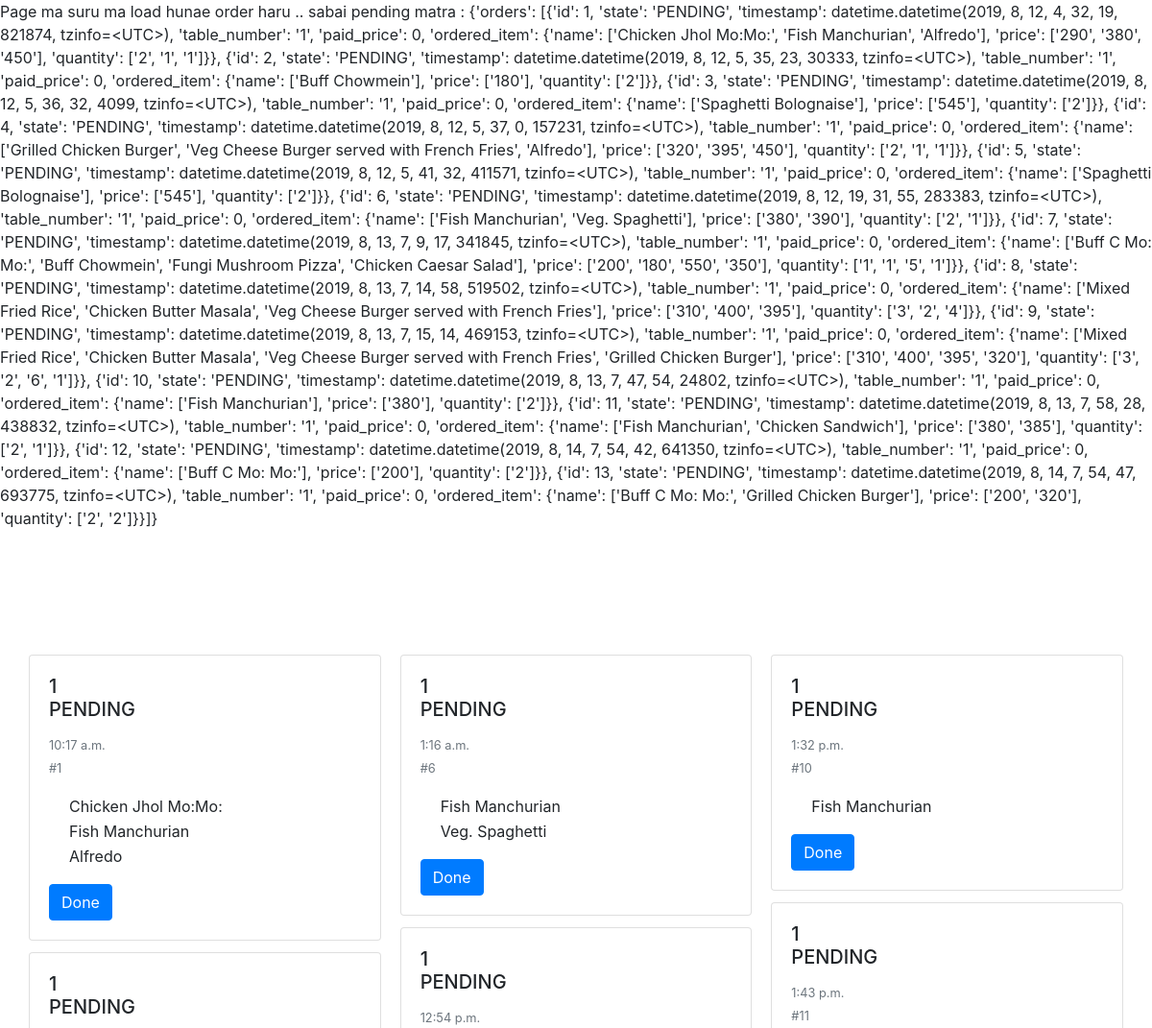
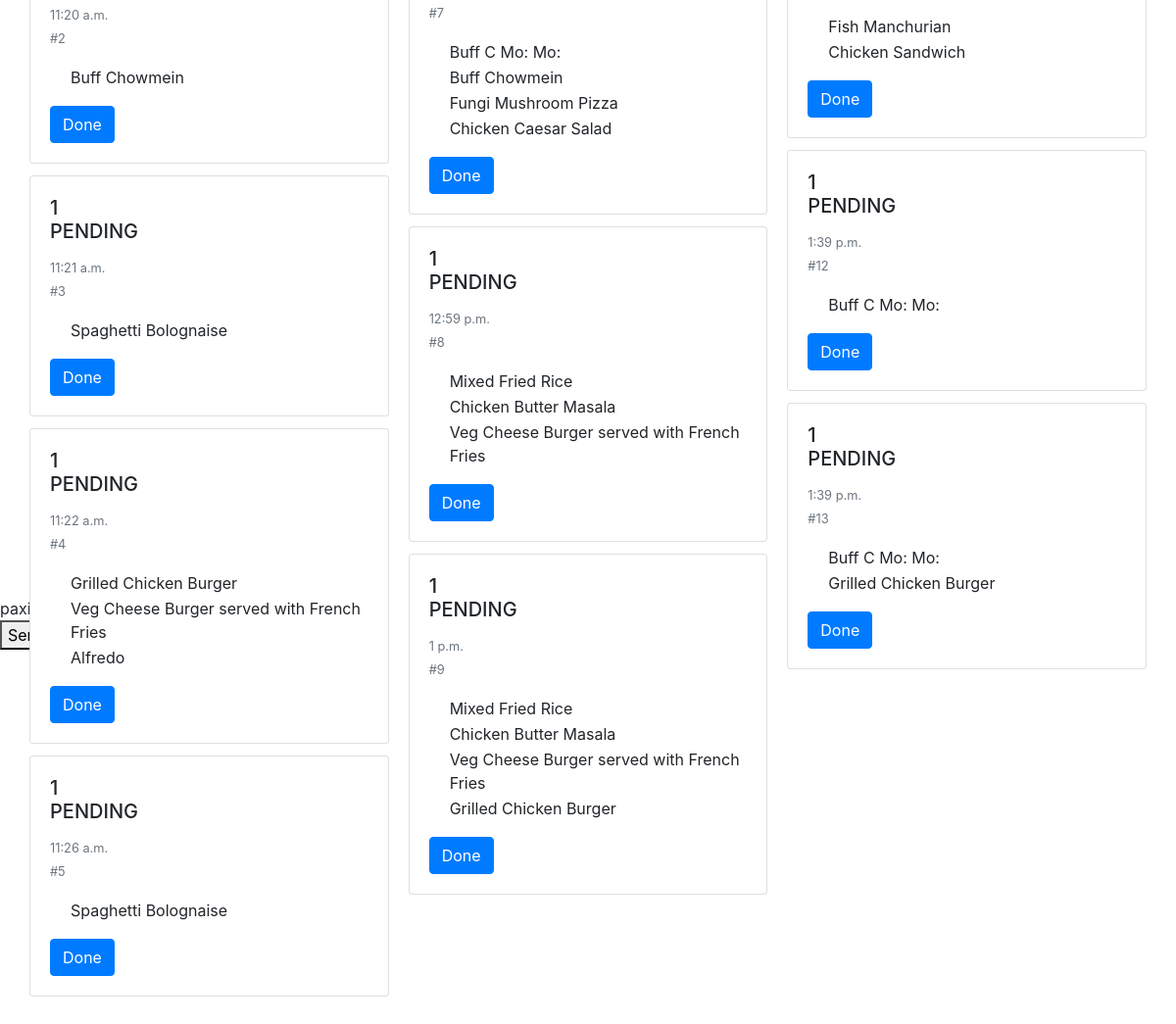
Page /reception/ on the earlier database version (2 pictures, top to bottom).
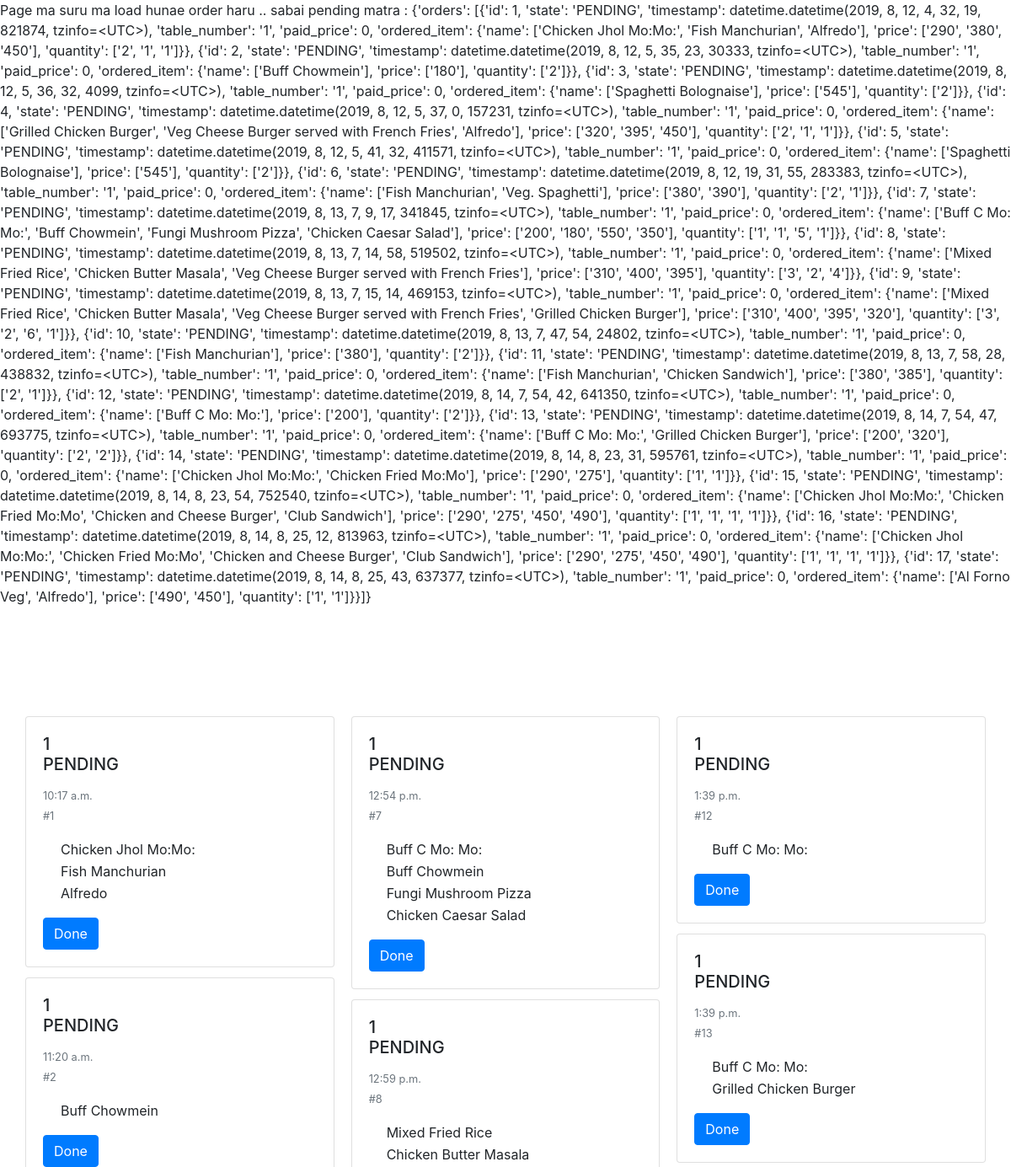
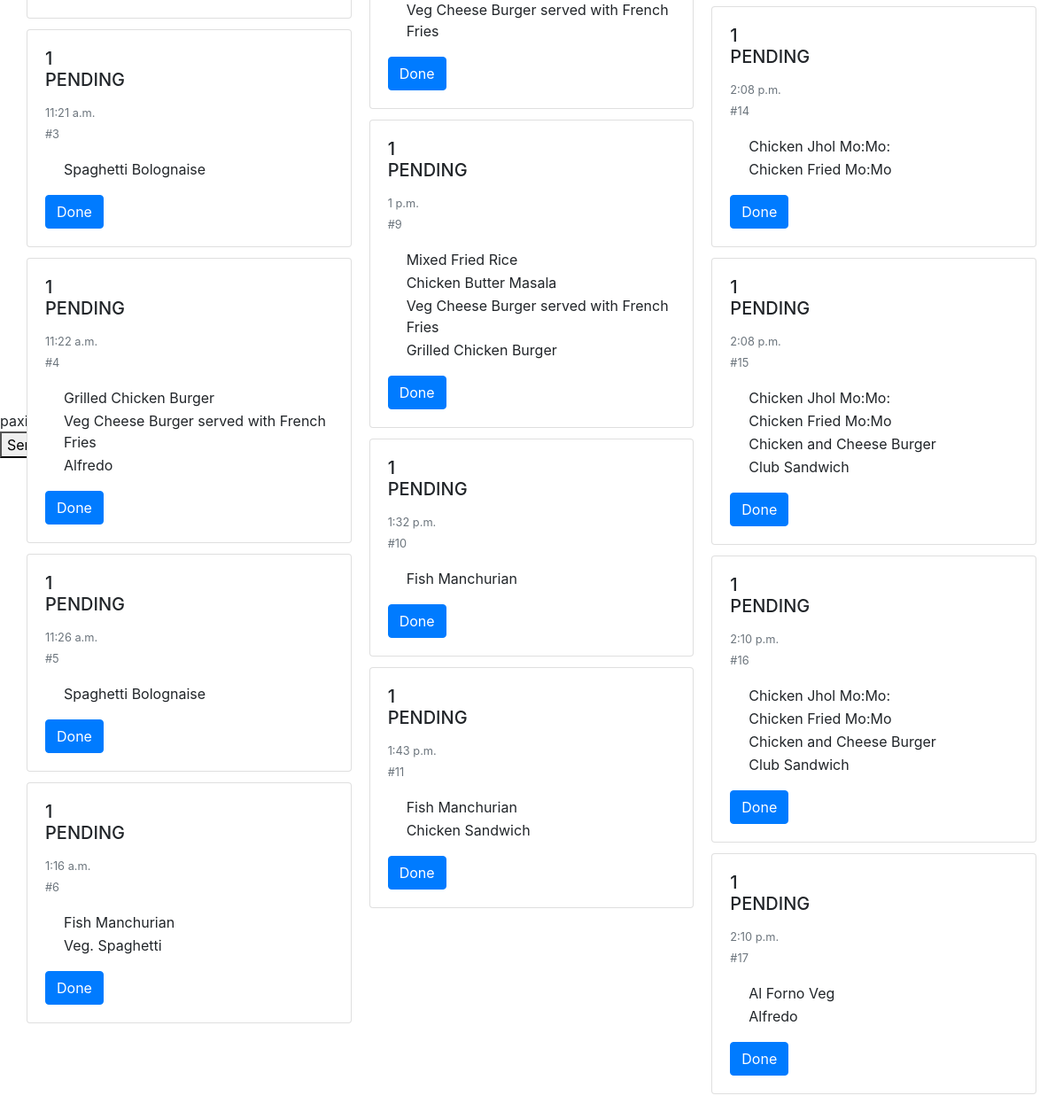
Same page on the later database version (2 pictures, top to bottom).
### ApiModule/models.py (models this page shows, shortened)
class FoodItem(models.Model):
    name = models.CharField(max_length = 200)
    food_type = models.ForeignKey(FoodType, on_delete = models.CASCADE,null = True)
    price = models.PositiveIntegerField(default = 100)
    is_active = models.BooleanField(default= True)

class Order(models.Model):
    STATES = (
        ('PAID', "Paid"),
        ('PENDING', "Pending"),
        ('CANCELED', "Canceled"),
        ('REFUND',"REFUND")
    )
    state = models.CharField(max_length=8, choices=STATES, default='PENDING')
    timestamp = models.DateTimeField(default=timezone.now)
    table_number = models.ForeignKey(Table, on_delete = models.SET_NULL, null = True)
    paid_price = models.PositiveIntegerField(default = 0)

### ReceptionModule/views.py (the view)
# urls.py: path('reception/', include('ReceptionModule.urls')),
def reception(request):
    response_json = {'orders':[]}
    orders = Order.objects.filter(state="PENDING").order_by('timestamp')[:20]
    for order in orders:
        json_order = {'id':order.id,'state':str(order.state), 'timestamp': order.timestamp, 'table_number':str(order.table_number),'paid_price':int(order.paid_price), 'ordered_item':{'name':[], 'price':[], 'quantity':[]}}
        ordered_items = OrderedItem.objects.filter(order = order)
        for ordered_item in ordered_items:
            json_order['ordered_item']['name'].append(str(ordered_item.food_item.name))
            json_order['ordered_item']['price'].append(str(ordered_item.food_item.price))
            json_order['ordered_item']['quantity'].append(str(ordered_item.quantity))
        response_json['orders'].append(json_order)
    print(response_json)
    return render(request, 'ReceptionModule/reception.html', {'data':response_json})

### ApiModule/models.py (called while the page is built)
    def __str__(self):
        return str(self.table_number)

### ReceptionModule/templates/ReceptionModule/reception.html (shortened to what this page needs)
{% extends 'MenuModule/base.html' %} {% block content %}
<body>
Page ma suru ma load hunae order haru .. sabai pending matra :
{{ data }}
<div class="container" style="height: 1080px; padding: 50px 0px 0px 0px;">
    <div class="card-columns" style="padding-top:80px; padding-bottom:80px;">
    {% for orders in data.orders %}
      <div class="card">
        <div class="card-body">
         <h5 class="card-title">{{ orders.table_number }}<br>{{ orders.state }}</h5>
         <p class="card-text"><small class="text-muted" >{{ orders.timestamp | time }} <br> #{{ orders.id }}</small></p>
         <ol style="padding-left:20px">
            {% for name in orders.ordered_item.name %}
            <table>
                <tr>
                    <td>{{ name }}</td>
                    <td>{{ quantity }}</td>
                </tr>
            </table>
            {% endfor %}
        </ol>
            <button type="button" class="btn btn-primary" onclick="done({{ order.id }})" data-target="#exampleModal">
                Done
            </button>
        </div>
      </div>
      {% endfor %}
      </div>
    </div>
<br>
<br>
paxi live update ma aako order
    <button onclick="send_data()">Send</button>
</body>
{% endblock %}

Differences in the rows shown:
added Order: state "PENDING", timestamp "2:08 p.m."
now on this page (row unchanged): FoodItem: name "Chicken Fried Mo:Mo" "Chicken Fried Mo:Mo" "Chicken Fried Mo:Mo"
added Order: state "PENDING", timestamp "2:08 p.m."
now on this page (row unchanged): FoodItem: name "Chicken and Cheese Burger" "Chicken and Cheese Burger"
now on this page (row unchanged): FoodItem: name "Club Sandwich" "Club Sandwich"
added Order: state "PENDING", timestamp "2:10 p.m."
added Order: state "PENDING", timestamp "2:10 p.m."
now on this page (row unchanged): FoodItem: name "Al Forno Veg"
Other differences:
{{ data }}: "…['200', '320'], 'quantity': ['2', '2']}}]}" → "…['200', '320'], 'quantity': ['2', '2']}}, {'id': 14, 'state': 'PENDING', 'timestamp': datetime.datetime(2019, 8, 14, 8, 23, 31, 595761, tzinfo=<UTC>), 'table_number': '1', 'paid_price': 0, 'ordered_item': {'name': ['Chicken Jhol Mo:Mo:', 'Chicken Fried Mo:Mo'], 'price': ['290', '275'], 'quantity': ['1', '1']}}, {'id': 15, 'state': 'PENDING', 'timestamp': datetime.datetime(2019, 8, 14, 8, 23, 54, 752540, tzinfo=<UTC>), 'table_number': '1', 'pa"
new list line: "1 # 14 Done"
new list line: "Chicken Jhol Mo:Mo:"
new list line: "1 # 15 Done"
new list line: "1 # 16 Done"
new list line: "1 # 17 Done"
new list line: "Alfredo"
